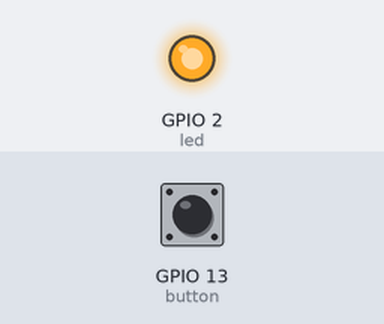
Bench run of a program on a simulated ESP32 board running MicroPython. Parts: output pins drawn as LEDs (lit = HIGH). The test bench sets the inputs (shaded band); at power-on: GPIO 13 (button) HIGH.

Above: at 1.2 s.
1.3 s: GPIO 13 (button) pulled LOW for 0.15 s
At 1.37 s:
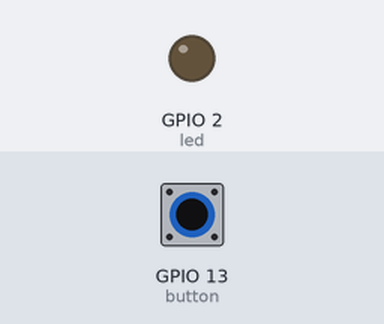
2.9 s: GPIO 13 (button) pulled LOW for 3.2 s
At 7.3 s:
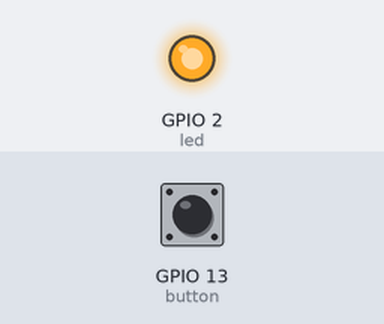
Timing chart, 0 to 8.8 s (numbered marks = the images above; inputs shaded):
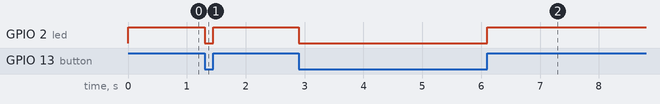

Measured:
- after the input at 1.3 s, GPIO 2 (led): HIGH → LOW at once, → HIGH 0.15 s later
- after the input at 2.9 s, GPIO 2 (led): HIGH → LOW at once, → HIGH 3.2 s later

The program:

button_led.py
```python
#!/opt/bin/lv_micropython

from machine import Pin

led = Pin(2, Pin.OUT)
button = Pin(13, Pin.IN, Pin.PULL_UP)

try:
    while True:
        if not button.value():
            led.value(0)
        else:
            led.value(1)
except KeyboardInterrupt:
        led.value(0)
```
